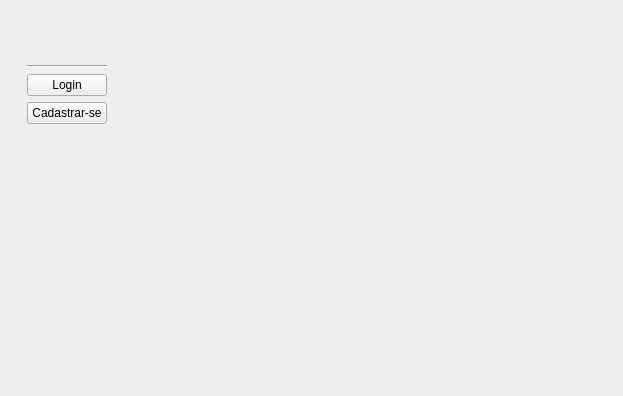
<?xml version="1.0" encoding="UTF-8"?>
<ui version="4.0">
 <class>MainWindow</class>
 <widget class="QMainWindow" name="MainWindow">
  <property name="geometry">
   <rect>
    <x>0</x>
    <y>0</y>
    <width>623</width>
    <height>396</height>
   </rect>
  </property>
  <property name="windowTitle">
   <string>MainWindow</string>
  </property>
  <widget class="QWidget" name="Menu">
   <property name="styleSheet">
    <string notr="true"/>
   </property>
   <layout class="QHBoxLayout" name="horizontalLayout_3">
    <item>
     <widget class="QFrame" name="frame">
      <property name="frameShape">
       <enum>QFrame::NoFrame</enum>
      </property>
      <property name="frameShadow">
       <enum>QFrame::Raised</enum>
      </property>
      <layout class="QHBoxLayout" name="horizontalLayout_2">
       <item>
        <widget class="QFrame" name="frame_2">
         <property name="frameShape">
          <enum>QFrame::NoFrame</enum>
         </property>
         <property name="frameShadow">
          <enum>QFrame::Raised</enum>
         </property>
         <layout class="QVBoxLayout" name="verticalLayout_2">
          <item>
           <widget class="QFrame" name="frame_4">
            <property name="frameShape">
             <enum>QFrame::NoFrame</enum>
            </property>
            <property name="frameShadow">
             <enum>QFrame::Raised</enum>
            </property>
            <layout class="QVBoxLayout" name="verticalLayout">
             <item>
              <widget class="QLabel" name="Icon">
               <property name="maximumSize">
                <size>
                 <width>210</width>
                 <height>160</height>
                </size>
               </property>
               <property name="frameShadow">
                <enum>QFrame::Plain</enum>
               </property>
               <property name="text">
                <string/>
               </property>
               <property name="pixmap">
                <pixmap>../assets/img/espeto-removebg-preview.png</pixmap>
               </property>
               <property name="scaledContents">
                <bool>true</bool>
               </property>
              </widget>
             </item>
            </layout>
           </widget>
          </item>
          <item>
           <widget class="Line" name="line">
            <property name="orientation">
             <enum>Qt::Horizontal</enum>
            </property>
           </widget>
          </item>
          <item>
           <widget class="QPushButton" name="BtnLogin">
            <property name="text">
             <string>Login</string>
            </property>
           </widget>
          </item>
          <item>
           <widget class="QPushButton" name="BtnCadastro">
            <property name="text">
             <string>Cadastrar-se</string>
            </property>
           </widget>
          </item>
          <item>
           <spacer name="verticalSpacer">
            <property name="orientation">
             <enum>Qt::Vertical</enum>
            </property>
            <property name="sizeHint" stdset="0">
             <size>
              <width>20</width>
              <height>40</height>
             </size>
            </property>
           </spacer>
          </item>
         </layout>
        </widget>
       </item>
      </layout>
     </widget>
    </item>
    <item>
     <widget class="QStackedWidget" name="StackedWidget"/>
    </item>
   </layout>
  </widget>
 </widget>
 <resources/>
 <connections/>
</ui>
